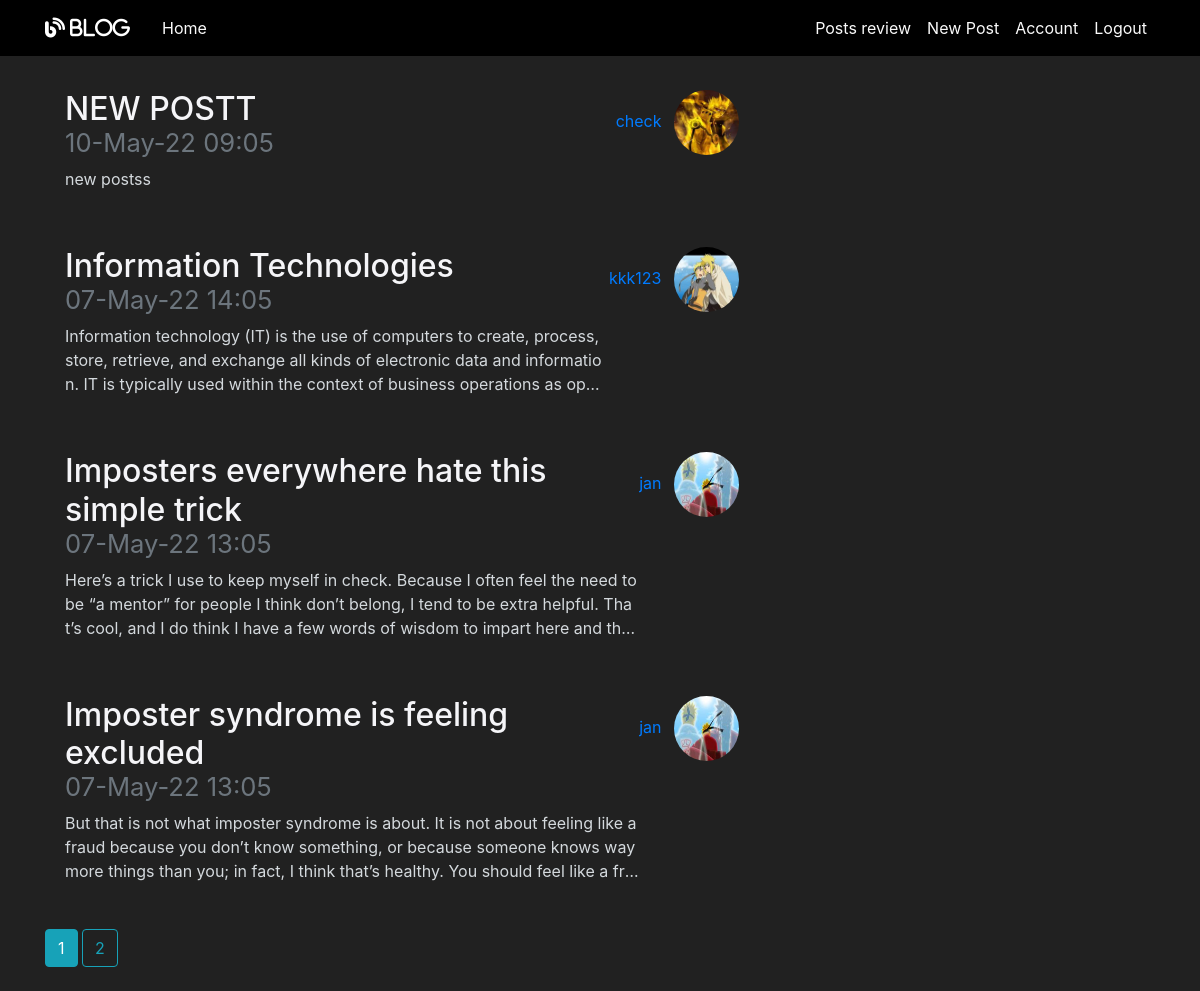
Screenshot of /home (signed in) with the database file from the repository.
### flaskblog/models.py (models this page shows, shortened)
class Post(db.Model):
    id = db.Column(db.Integer, primary_key=True)
    title = db.Column(db.String(100), nullable=False)
    date_posted = db.Column(db.DateTime, nullable=False, default=datetime.now())
    content = db.Column(db.Text, nullable=False)
    user_id = db.Column(db.Integer, db.ForeignKey('user.id'), nullable=False)
    likes = db.relationship('PostLike', backref='post', lazy='dynamic')
    is_approved = db.Column(db.Boolean, default=False)
    image_file = db.Column(db.String(20), nullable=False, default='default.jpg')

class User(db.Model, UserMixin):
    id = db.Column(db.Integer, primary_key=True)
    username = db.Column(db.String(20), unique=True, nullable=False)
    role=db.Column(db.Integer,nullable=False,default=3)
    email = db.Column(db.String(120), unique=True, nullable=False)
    image_file = db.Column(db.String(20), nullable=False, default='default.jpg')
    password = db.Column(db.String(60), nullable=False)
    posts = db.relationship('Post', backref='author', lazy=True)
    liked = db.relationship('PostLike',foreign_keys='PostLike.user_id',
    backref='user', lazy='dynamic')

### flaskblog/routes.py (the view)
@app.route("/")
@app.route("/home")
def home():
    page = request.args.get('page', 1, type=int)
    posts = Post.query.filter_by(is_approved=True).order_by(
        Post.date_posted.desc()).paginate(page=page, per_page=4)
    return render_template('home.html', posts=posts)

### flaskblog/models.py (called while the page is built)
@login_manager.user_loader
def load_user(user_id):
    return User.query.get(int(user_id))

### flaskblog/templates/home.html
{% extends "layout.html" %}
{% block content %}
    {% for post in posts.items %}
        <article class="media content-section">
          <div class="media-body">
            <h2><a class="article-title"
              href="{{url_for('post',post_title=post.title)}}">{{ post.title }}
              <small class="d-block text-muted">{{ post.date_posted.strftime('%d-%B-%y %H:%m') }}</small>
            </a></h2>
            <p class="article-content post-preview"> {{ post.content }} </p>
          </div>
          <div class="article-metadata">
            <a class="mr-2" href="{{ url_for('user_posts', username=post.author.username) }}">
              {{ post.author.username }}
          </a>
            <img class="rounded-circle article-img"
            src=" {{ url_for('static',filename='profile_pics/' + post.author.image_file )}}">
          </div>
        </article>
    {% endfor %}
    {% for page_num in posts.iter_pages( left_edge=1, right_edge=1,
      left_current=1, right_current=2 ) %} {% if page_num %} {% if posts.page ==page_num %}
      <a class="btn btn-info mb-4" href="{{ url_for('home', page=page_num) }}">
        {{ page_num }}</a>
        {% else %}
      <a class="btn btn-outline-info mb-4"
        href="{{ url_for('home', page=page_num) }}">
        {{ page_num }}</a>
        {% endif %} {% else %} ... {% endif %} {% endfor %}
{% endblock content %}

### flaskblog/static/main.css (style rules this page uses)
body { background: #fafafa; color: #333333; margin-top: 5rem; }
h1, h2, h3, h4, h5, h6 { color: #444444; }
.article-content { white-space: pre-line; }
.article-content.post-preview { overflow: hidden; text-overflow: ellipsis; display: -webkit-box; -webkit-line-clamp: 3; -webkit-box-orient: vertical; }
.content-section { color: #d4d9dd; padding: 10px 20px; border-radius: 5px; margin-bottom: 20px; }
.article-title { color: #f5f5f8; }
.article-content { white-space: pre-line; word-break: break-all; }
.article-img { height: 65px; width: 65px; margin-right: 16px; }
.article-metadata { padding-bottom: 1px; margin-bottom: 4px; }

### flaskblog/templates/layout.html (style rules this page uses)
body { background-color: #212121; color: white }

### rows the page displays
Post: title "NEW POSTT", date_posted "10-May-22 09:05", content "new postss", author.username "check", image_file (picture)
Post: title "Information Technologies", date_posted "07-May-22 14:05", content "Information technology (IT) is the use of computers to create, process, store, retrieve, and exchange all kinds of electronic data and information. IT is typically used within the context of business operations…", author.username "kkk123", image_file (picture)
Post: title "Imposters everywhere hate this simple trick", date_posted "07-May-22 13:05", content "Here’s a trick I use to keep myself in check. Because I often feel the need to be “a mentor” for people I think don’t belong, I tend to be extra helpful. That’s cool, and I do think I have a few words of wisdom to impart here…", author.username "jan", image_file (picture)
Post: title "Imposter syndrome is feeling excluded", date_posted "07-May-22 13:05", content "But that is not what imposter syndrome is about. It is not about feeling like a fraud because you don’t know something, or because someone knows way more things than you; in fact, I think that’s healthy. You should feel like…", author.username "jan", image_file (picture)

### other values shown
{{ page_num }} "1"
{{ page_num }} "2"
